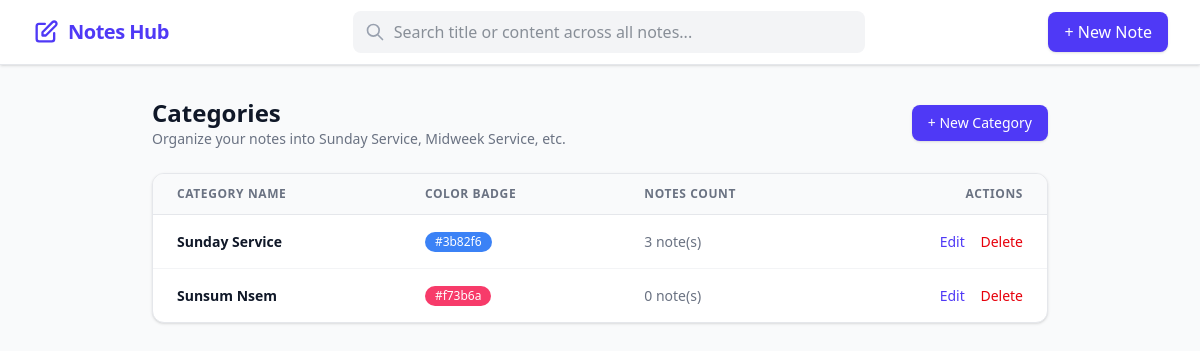
The page /categories/ on the database as committed earlier.
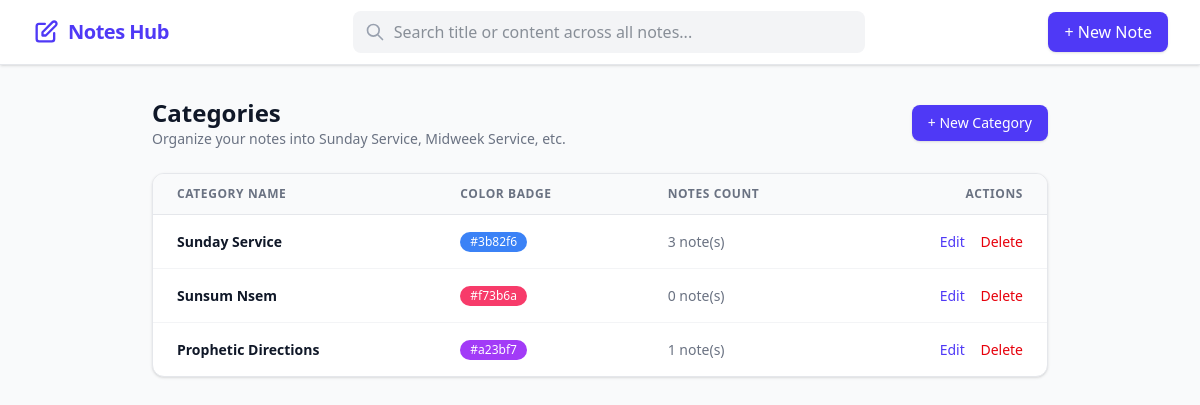
The same page on the database as committed later.
### notes/models.py (models this page shows, shortened)
class Category(models.Model):
    name = models.CharField(max_length=100, unique=True)
    slug = models.SlugField(unique=True, blank=True)
    color = models.CharField(max_length=7, default='#3B82F6')
    class Meta:
        verbose_name_plural = "Categories"

### notes/views.py (the view)
# urls.py: path('categories/', views.category_list, name='category_list'),
def category_list(request):
    categories = Category.objects.all()
    return render(request, 'notes/category_list.html', {'categories': categories})

### notes/templates/notes/category_list.html (shortened to what this page needs)
{% extends 'notes/base.html' %}
{% block content %}
<div class="max-w-4xl mx-auto space-y-6" x-data="{ showModal: false }">
    <div class="flex items-center justify-between">
        <div>
            <h1 class="text-2xl font-bold text-gray-900">Categories</h1>
            <p class="text-sm text-gray-500">Organize your notes into Sunday Service, Midweek Service, etc.</p>
        </div>
        <button @click="showModal = true" class="px-4 py-2 bg-indigo-600 hover:bg-indigo-700 text-white text-sm font-medium rounded-lg transition shadow-sm">
            + New Category
        </button>
    </div>
    <div class="bg-white rounded-xl border border-gray-200 shadow-sm overflow-hidden">
        {% if categories %}
            <table class="w-full text-left text-sm text-gray-600">
                <thead class="bg-gray-50 border-b border-gray-200 text-xs text-gray-500 uppercase tracking-wider">
                    <tr>
                        <th class="px-6 py-3">Category Name</th>
                        <th class="px-6 py-3">Color Badge</th>
                        <th class="px-6 py-3">Notes Count</th>
                        <th class="px-6 py-3 text-right">Actions</th>
                    </tr>
                </thead>
                <tbody class="divide-y divide-gray-100">
                    {% for cat in categories %}
                        <tr class="hover:bg-gray-50 transition">
                            <td class="px-6 py-4 font-semibold text-gray-900">{{ cat.name }}</td>
                            <td class="px-6 py-4">
                                <span class="inline-flex items-center space-x-2 px-2.5 py-0.5 rounded-full text-xs text-white" style="background-color: {{ cat.color }}">
                                    <span>{{ cat.color }}</span>
                                </span>
                            </td>
                            <td class="px-6 py-4 text-gray-500">{{ cat.notes.count }} note(s)</td>
                            <td class="px-6 py-4 text-right space-x-3">
                                <a href="{% url 'category_edit' cat.pk %}" class="text-indigo-600 hover:text-indigo-900 font-medium">Edit</a>
                                <a href="{% url 'category_delete' cat.pk %}" class="text-red-600 hover:text-red-900 font-medium">Delete</a>
                            </td>
                        </tr>
                    {% endfor %}
                </tbody>
            </table>
        {% else %}
            <div class="text-center py-12">
                <p class="text-gray-500">No categories created yet.</p>
            </div>
        {% endif %}
    </div>
</div>
{% endblock %}

Rows that differ between the two databases and show on the page:
added Category: name "Prophetic Directions", color "#a23bf7", notes.count "1"
